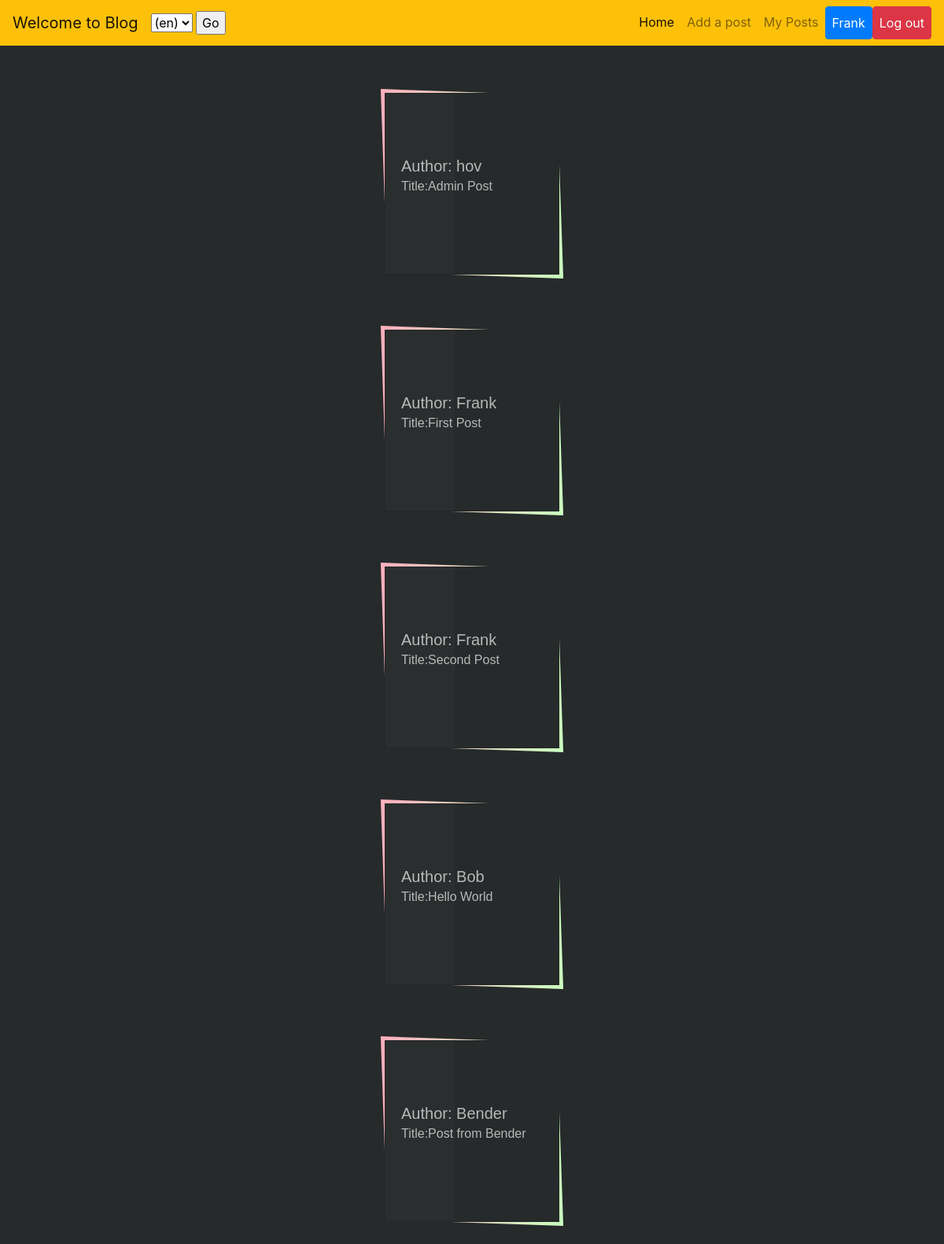
/home/ (signed in), run on an earlier commit of the app's database.
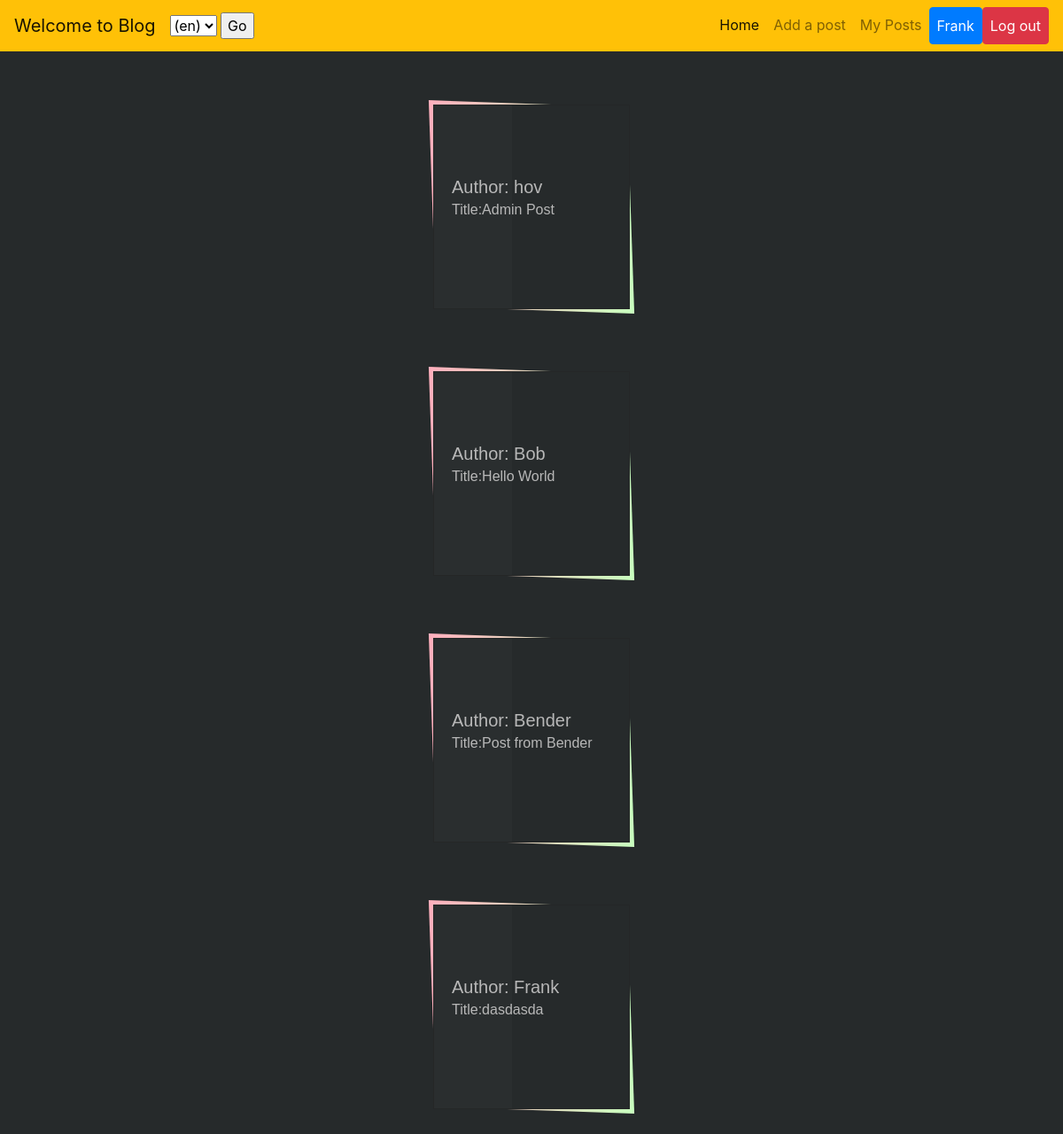
And on a later commit of the database.
### blog/models.py (models this page shows, shortened)
class Post(models.Model):
    title = models.CharField(max_length=200)
    user = models.ForeignKey(User, on_delete=models.CASCADE, null=True, blank=True)
    body = models.TextField()

### blog/views.py (the view)
# urls.py: 2. Add a URL to urlpatterns:  path('', views.home, name='home')
@login_required(login_url='login')
def home(request):
    post = Post.objects.all()
    context = {"post": post}
    return render(request, "home.html", context)

### blog/templates/home.html (shortened to what this page needs)
{% extends "layout.html" %}
{% load i18n %}
{% block body %}
{% load static %}
<link rel="stylesheet" type="text/css" href="{% static 'css/styles.css' %}"/>
<div class="container">
  {% for post in post %}
  <ul class="tilesWrap">
    <li>
      <h3>{% trans "Author" %}: {{ post.user }}</h3>
      <p>
        {% trans "Title" %}:{{ post.title }}
      </p>
    </li>
  </ul>
  {% endfor %}
</div>
{% endblock %}

### blog/templates/layout.html (shortened to what this page needs)
{% load i18n %}
<!DOCTYPE html>
<html lang="en">
<head>
<link rel="stylesheet" href="https://maxcdn.bootstrapcdn.com/bootstrap/4.0.0/css/bootstrap.min.css">
{% load static %}
<link rel="stylesheet" type="text/css" href="{% static 'css/styles.css' %}"/>
<link href="//maxcdn.bootstrapcdn.com/bootstrap/4.1.1/css/bootstrap.min.css" rel="stylesheet" id="bootstrap-css">
	<nav id="fix" class="navbar navbar-expand-lg navbar-light bg-warning">
        <a class="navbar-brand" href="{% url 'home' %}">{% trans "Welcome to Blog" %}</a>
				<form action="{% url 'set_language' %}" method="post">{% csrf_token %}
			      <select name="language">
			          {% get_current_language as LANGUAGE_CODE %}
			          {% get_available_languages as LANGUAGES %}
			          {% get_language_info_list for LANGUAGES as languages %}
			          {% for language in languages %}
			              <option value="{{ language.code }}"{% if language.code == LANGUAGE_CODE %} selected{% endif %}>
			                  ({{ language.code }})
			              </option>
			          {% endfor %}
			      </select>
			      <input type="submit" value="Go">
			  </form>
        <div class="collapse navbar-collapse" id="navbarSupportedContent">
            <ul class="navbar-nav ml-auto topnav">
                <li class="nav-item active">
                    <a class="nav-link" href="{% url 'home' %}">{% trans "Home" %} <span class="sr-only">(current)</span></a>
                </li>
                <li class="nav-item">
                    <a class="nav-link" href="{% url 'add' %}">{% trans "Add a post" %}</a>
                </li>
                <li class="nav-item">
                    <a class="nav-link" href="{% url 'myposts' %}">{% trans "My Posts" %}</a>
                </li>
                <li class="nav-item">
                    <a class="nav-link btn btn-primary text-white" type="button" href="#" data-toggle="modal" data-target="#myModal">{{ request.user }}</a>
                </li>
                <li class="nav-item">
                    <a class="nav-link btn btn-danger text-white" type="button" href="{% url 'logout' %}" data-toggle="modal" data-target="#myModal">{% trans "Log out" %}</a>
                </li>
            </ul>
        </div>
    </nav>
</head>
<body>
  {% block body %}
  {% endblock %}
</body>
</html>

### blog/static/css/styles.css (style rules this page uses)
body { background: #262a2b; }
.tilesWrap { padding: 0; margin: 50px auto; list-style: none; text-align: center; }
.tilesWrap li { display: inline-block; width: 20%; min-width: 200px; max-width: 230px; padding: 80px 20px 40px; position: relative; vertical-align: top; margin: 10px; font-family: 'helvetica', san-serif; min-height: 25vh; background: #262a2b; border: 1px solid #252727; text-align: left; }
.tilesWrap li h3 { font-size: 20px; color: #b7b7b7; margin-bottom: 5px; }
.tilesWrap li p { font-size: 16px; line-height: 18px; color: #b7b7b7; margin-top: 5px; }
.tilesWrap li:before { content: ''; position: absolute; top: -2px; left: -2px; right: -2px; bottom: -2px; z-index: -1; background: #fff; transform: skew(2deg, 2deg); }
.tilesWrap li:after { content: ''; position: absolute; width: 40%; height: 100%; left: 0; top: 0; background: rgba(255, 255, 255, 0.02); }
.tilesWrap li:nth-child(1):before { background: #C9FFBF; background: -webkit-linear-gradient(to right, #FFAFBD, #C9FFBF); background: linear-gradient(to right, #FFAFBD, #C9FFBF); }

What changed in the data, as far as the page shows it:
removed Post: user "Frank", title "First Post"
removed Post: user "Frank", title "Second Post"
added Post: user "Frank", title "dasdasda"
